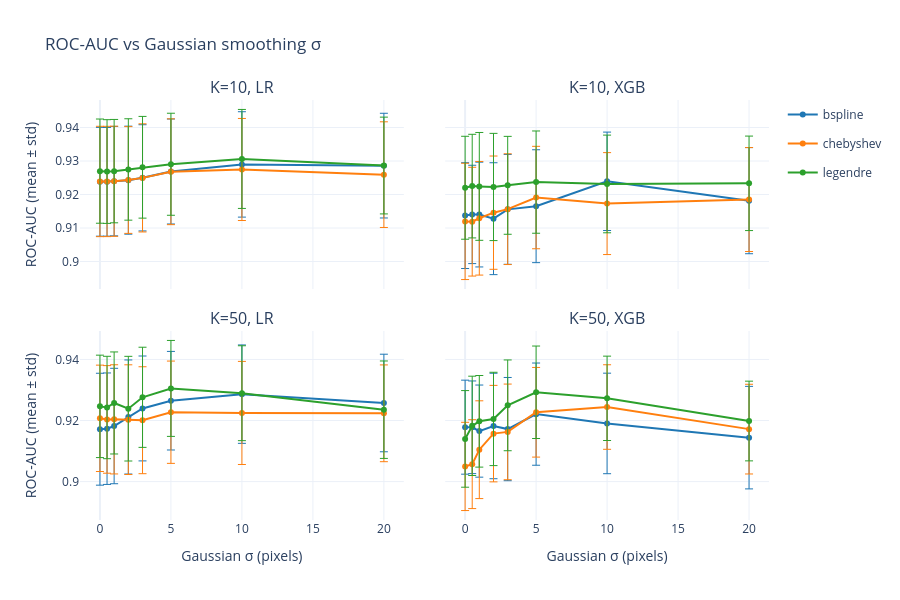

Notebook code for this chart:
### Markdown cell above
## 3. ROC-AUC vs Sigma

### Code cell
plot_metric_vs_sigma("roc_auc", "ROC-AUC").show()

### Figure 1 — Plotly figure (JSON) as saved in the notebook; plotly's stock layout.template omitted (floating-point values rounded to 4 significant figures)
{"data": [{"error_y": {"array": [0.01624, 0.01623, 0.01633, 0.01612, 0.01585, 0.01567, 0.01573, 0.01563], "thickness": 1, "type": "data", "visible": true}, "legendgroup": "bspline", "line": {"color": "#1f77b4"}, "mode": "lines+markers", "name": "bspline", "showlegend": true, "type": "scatter", "x": [0.0, 0.5, 1.0, 2.0, 3.0, 5.0, 10.0, 20.0], "xaxis": "x", "y": [0.9238, 0.9238, 0.924, 0.9243, 0.925, 0.9269, 0.929, 0.9286], "yaxis": "y"}, {"error_y": {"array": [0.01647, 0.01646, 0.01644, 0.01594, 0.01614, 0.0158, 0.01524, 0.01577], "thickness": 1, "type": "data", "visible": true}, "legendgroup": "chebyshev", "line": {"color": "#ff7f0e"}, "mode": "lines+markers", "name": "chebyshev", "showlegend": true, "type": "scatter", "x": [0.0, 0.5, 1.0, 2.0, 3.0, 5.0, 10.0, 20.0], "xaxis": "x", "y": [0.9239, 0.9239, 0.924, 0.9243, 0.925, 0.9268, 0.9275, 0.9259], "yaxis": "y"}, {"error_y": {"array": [0.01556, 0.01548, 0.01543, 0.01514, 0.01518, 0.01523, 0.01477, 0.01445], "thickness": 1, "type": "data", "visible": true}, "legendgroup": "legendre", "line": {"color": "#2ca02c"}, "mode": "lines+markers", "name": "legendre", "showlegend": true, "type": "scatter", "x": [0.0, 0.5, 1.0, 2.0, 3.0, 5.0, 10.0, 20.0], "xaxis": "x", "y": [0.927, 0.9269, 0.927, 0.9275, 0.9281, 0.929, 0.9306, 0.9287], "yaxis": "y"}, {"error_y": {"array": [0.01579, 0.01468, 0.01564, 0.0167, 0.0164, 0.01685, 0.01469, 0.01584], "thickness": 1, "type": "data", "visible": true}, "legendgroup": "bspline", "line": {"color": "#1f77b4"}, "mode": "lines+markers", "name": "bspline", "showlegend": false, "type": "scatter", "x": [0.0, 0.5, 1.0, 2.0, 3.0, 5.0, 10.0, 20.0], "xaxis": "x2", "y": [0.9137, 0.9141, 0.914, 0.9128, 0.9156, 0.9165, 0.9239, 0.9182], "yaxis": "y2"}, {"error_y": {"array": [0.01736, 0.01624, 0.01696, 0.01691, 0.01653, 0.01529, 0.01521, 0.01552], "thickness": 1, "type": "data", "visible": true}, "legendgroup": "chebyshev", "line": {"color": "#ff7f0e"}, "mode": "lines+markers", "name": "chebyshev", "showlegend": false, "type": "scatter", "x": [0.0, 0.5, 1.0, 2.0, 3.0, 5.0, 10.0, 20.0], "xaxis": "x2", "y": [0.912, 0.9119, 0.9129, 0.9146, 0.9156, 0.9191, 0.9173, 0.9185], "yaxis": "y2"}, {"error_y": {"array": [0.01536, 0.01547, 0.0161, 0.01601, 0.01462, 0.01526, 0.01458, 0.0141], "thickness": 1, "type": "data", "visible": true}, "legendgroup": "legendre", "line": {"color": "#2ca02c"}, "mode": "lines+markers", "name": "legendre", "showlegend": false, "type": "scatter", "x": [0.0, 0.5, 1.0, 2.0, 3.0, 5.0, 10.0, 20.0], "xaxis": "x2", "y": [0.922, 0.9225, 0.9224, 0.9223, 0.9227, 0.9237, 0.9232, 0.9233], "yaxis": "y2"}, {"error_y": {"array": [0.01832, 0.01825, 0.0189, 0.01867, 0.01717, 0.01614, 0.01611, 0.01597], "thickness": 1, "type": "data", "visible": true}, "legendgroup": "bspline", "line": {"color": "#1f77b4"}, "mode": "lines+markers", "name": "bspline", "showlegend": false, "type": "scatter", "x": [0.0, 0.5, 1.0, 2.0, 3.0, 5.0, 10.0, 20.0], "xaxis": "x3", "y": [0.9172, 0.9173, 0.9182, 0.9212, 0.924, 0.9265, 0.9286, 0.9257], "yaxis": "y3"}, {"error_y": {"array": [0.01742, 0.01761, 0.01787, 0.01796, 0.01751, 0.01675, 0.01688, 0.01584], "thickness": 1, "type": "data", "visible": true}, "legendgroup": "chebyshev", "line": {"color": "#ff7f0e"}, "mode": "lines+markers", "name": "chebyshev", "showlegend": false, "type": "scatter", "x": [0.0, 0.5, 1.0, 2.0, 3.0, 5.0, 10.0, 20.0], "xaxis": "x3", "y": [0.9207, 0.9204, 0.9204, 0.9203, 0.9201, 0.9227, 0.9225, 0.9224], "yaxis": "y3"}, {"error_y": {"array": [0.01677, 0.01676, 0.01671, 0.01714, 0.0164, 0.01571, 0.01554, 0.01595], "thickness": 1, "type": "data", "visible": true}, "legendgroup": "legendre", "line": {"color": "#2ca02c"}, "mode": "lines+markers", "name": "legendre", "showlegend": false, "type": "scatter", "x": [0.0, 0.5, 1.0, 2.0, 3.0, 5.0, 10.0, 20.0], "xaxis": "x3", "y": [0.9246, 0.9243, 0.9258, 0.9239, 0.9276, 0.9305, 0.9289, 0.9235], "yaxis": "y3"}, {"error_y": {"array": [0.01539, 0.01517, 0.01508, 0.01727, 0.0169, 0.01674, 0.01646, 0.01679], "thickness": 1, "type": "data", "visible": true}, "legendgroup": "bspline", "line": {"color": "#1f77b4"}, "mode": "lines+markers", "name": "bspline", "showlegend": false, "type": "scatter", "x": [0.0, 0.5, 1.0, 2.0, 3.0, 5.0, 10.0, 20.0], "xaxis": "x4", "y": [0.9178, 0.9178, 0.9165, 0.9182, 0.9172, 0.9221, 0.919, 0.9144], "yaxis": "y4"}, {"error_y": {"array": [0.01445, 0.01455, 0.01601, 0.0158, 0.01566, 0.01468, 0.01384, 0.01469], "thickness": 1, "type": "data", "visible": true}, "legendgroup": "chebyshev", "line": {"color": "#ff7f0e"}, "mode": "lines+markers", "name": "chebyshev", "showlegend": false, "type": "scatter", "x": [0.0, 0.5, 1.0, 2.0, 3.0, 5.0, 10.0, 20.0], "xaxis": "x4", "y": [0.905, 0.9057, 0.9105, 0.9157, 0.9163, 0.9227, 0.9244, 0.9172], "yaxis": "y4"}, {"error_y": {"array": [0.01582, 0.01626, 0.015, 0.01528, 0.01486, 0.01514, 0.01381, 0.01305], "thickness": 1, "type": "data", "visible": true}, "legendgroup": "legendre", "line": {"color": "#2ca02c"}, "mode": "lines+markers", "name": "legendre", "showlegend": false, "type": "scatter", "x": [0.0, 0.5, 1.0, 2.0, 3.0, 5.0, 10.0, 20.0], "xaxis": "x4", "y": [0.914, 0.9183, 0.9197, 0.9205, 0.925, 0.9293, 0.9273, 0.9198], "yaxis": "y4"}], "layout": {"annotations": [{"font": {"size": 16}, "showarrow": false, "text": "K=10, LR", "x": 0.235, "xanchor": "center", "xref": "paper", "y": 1, "yanchor": "bottom", "yref": "paper"}, {"font": {"size": 16}, "showarrow": false, "text": "K=10, XGB", "x": 0.765, "xanchor": "center", "xref": "paper", "y": 1, "yanchor": "bottom", "yref": "paper"}, {"font": {"size": 16}, "showarrow": false, "text": "K=50, LR", "x": 0.235, "xanchor": "center", "xref": "paper", "y": 0.45, "yanchor": "bottom", "yref": "paper"}, {"font": {"size": 16}, "showarrow": false, "text": "K=50, XGB", "x": 0.765, "xanchor": "center", "xref": "paper", "y": 0.45, "yanchor": "bottom", "yref": "paper"}], "height": 600, "title": {"text": "ROC-AUC vs Gaussian smoothing σ"}, "width": 900, "xaxis": {"anchor": "y", "domain": [0, 0.47], "matches": "x3", "showticklabels": false}, "xaxis2": {"anchor": "y2", "domain": [0.53, 1], "matches": "x4", "showticklabels": false}, "xaxis3": {"anchor": "y3", "domain": [0, 0.47], "title": {"text": "Gaussian σ (pixels)"}}, "xaxis4": {"anchor": "y4", "domain": [0.53, 1], "title": {"text": "Gaussian σ (pixels)"}}, "yaxis": {"anchor": "x", "domain": [0.55, 1], "title": {"text": "ROC-AUC (mean ± std)"}}, "yaxis2": {"anchor": "x2", "domain": [0.55, 1], "matches": "y", "showticklabels": false}, "yaxis3": {"anchor": "x3", "domain": [0, 0.45], "title": {"text": "ROC-AUC (mean ± std)"}}, "yaxis4": {"anchor": "x4", "domain": [0, 0.45], "matches": "y3", "showticklabels": false}}}
